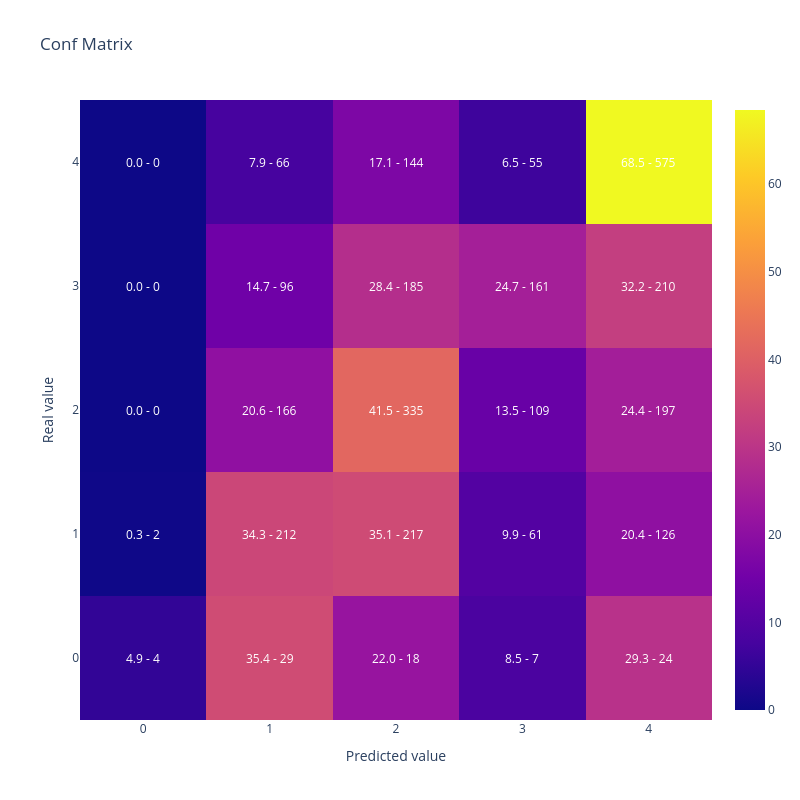

This figure's notebook cell:
### Markdown cell above
### Modelo Final

### Code cell
#Vamos a replicar el resultado de la optimizacion reentrenando el modelo con el mejor conjunto de hiperparametros
#Generamos parametros incluyendo los fijos y la mejor solución que encontro optuna
lgb_params =  {      
                        'objective': 'multiclass',
                        'verbosity':-1,
                        'num_class': len(y_train.unique())} | study.best_params

lgb_train_dataset = lgb.Dataset(data=X_train,
                                label=y_train)


#Entreno
lgb_model = lgb.train(lgb_params,
                    lgb_train_dataset)

#Muestro matriz de confusion y kappa
display(plot_confusion_matrix(y_test,lgb_model.predict(X_test).argmax(axis=1)))

cohen_kappa_score(y_test,lgb_model.predict(X_test).argmax(axis=1),
                             weights = 'quadratic')

### Figure 1 — Plotly figure (JSON) as saved in the notebook; plotly's stock layout.template omitted (floating-point values rounded to 4 significant figures)
{"data": [{"type": "heatmap", "x": [0, 1, 2, 3, 4], "y": [0, 1, 2, 3, 4], "z": [[4.878, 35.37, 21.95, 8.537, 29.27], [0.3236, 34.3, 35.11, 9.871, 20.39], [0.0, 20.57, 41.51, 13.51, 24.41], [0.0, 14.72, 28.37, 24.69, 32.21], [0.0, 7.857, 17.14, 6.548, 68.45]]}], "layout": {"annotations": [{"font": {"color": "white"}, "showarrow": false, "text": "4.9 - 4", "x": 0, "xref": "x", "y": 0, "yref": "y"}, {"font": {"color": "white"}, "showarrow": false, "text": "35.4 - 29", "x": 1, "xref": "x", "y": 0, "yref": "y"}, {"font": {"color": "white"}, "showarrow": false, "text": "22.0 - 18", "x": 2, "xref": "x", "y": 0, "yref": "y"}, {"font": {"color": "white"}, "showarrow": false, "text": "8.5 - 7", "x": 3, "xref": "x", "y": 0, "yref": "y"}, {"font": {"color": "white"}, "showarrow": false, "text": "29.3 - 24", "x": 4, "xref": "x", "y": 0, "yref": "y"}, {"font": {"color": "white"}, "showarrow": false, "text": "0.3 - 2", "x": 0, "xref": "x", "y": 1, "yref": "y"}, {"font": {"color": "white"}, "showarrow": false, "text": "34.3 - 212", "x": 1, "xref": "x", "y": 1, "yref": "y"}, {"font": {"color": "white"}, "showarrow": false, "text": "35.1 - 217", "x": 2, "xref": "x", "y": 1, "yref": "y"}, {"font": {"color": "white"}, "showarrow": false, "text": "9.9 - 61", "x": 3, "xref": "x", "y": 1, "yref": "y"}, {"font": {"color": "white"}, "showarrow": false, "text": "20.4 - 126", "x": 4, "xref": "x", "y": 1, "yref": "y"}, {"font": {"color": "white"}, "showarrow": false, "text": "0.0 - 0", "x": 0, "xref": "x", "y": 2, "yref": "y"}, {"font": {"color": "white"}, "showarrow": false, "text": "20.6 - 166", "x": 1, "xref": "x", "y": 2, "yref": "y"}, {"font": {"color": "white"}, "showarrow": false, "text": "41.5 - 335", "x": 2, "xref": "x", "y": 2, "yref": "y"}, {"font": {"color": "white"}, "showarrow": false, "text": "13.5 - 109", "x": 3, "xref": "x", "y": 2, "yref": "y"}, {"font": {"color": "white"}, "showarrow": false, "text": "24.4 - 197", "x": 4, "xref": "x", "y": 2, "yref": "y"}, {"font": {"color": "white"}, "showarrow": false, "text": "0.0 - 0", "x": 0, "xref": "x", "y": 3, "yref": "y"}, {"font": {"color": "white"}, "showarrow": false, "text": "14.7 - 96", "x": 1, "xref": "x", "y": 3, "yref": "y"}, {"font": {"color": "white"}, "showarrow": false, "text": "28.4 - 185", "x": 2, "xref": "x", "y": 3, "yref": "y"}, {"font": {"color": "white"}, "showarrow": false, "text": "24.7 - 161", "x": 3, "xref": "x", "y": 3, "yref": "y"}, {"font": {"color": "white"}, "showarrow": false, "text": "32.2 - 210", "x": 4, "xref": "x", "y": 3, "yref": "y"}, {"font": {"color": "white"}, "showarrow": false, "text": "0.0 - 0", "x": 0, "xref": "x", "y": 4, "yref": "y"}, {"font": {"color": "white"}, "showarrow": false, "text": "7.9 - 66", "x": 1, "xref": "x", "y": 4, "yref": "y"}, {"font": {"color": "white"}, "showarrow": false, "text": "17.1 - 144", "x": 2, "xref": "x", "y": 4, "yref": "y"}, {"font": {"color": "white"}, "showarrow": false, "text": "6.5 - 55", "x": 3, "xref": "x", "y": 4, "yref": "y"}, {"font": {"color": "white"}, "showarrow": false, "text": "68.5 - 575", "x": 4, "xref": "x", "y": 4, "yref": "y"}], "height": 800, "title": {"text": "Conf Matrix"}, "width": 800, "xaxis": {"title": {"text": "Predicted value"}}, "yaxis": {"title": {"text": "Real value"}}}}
